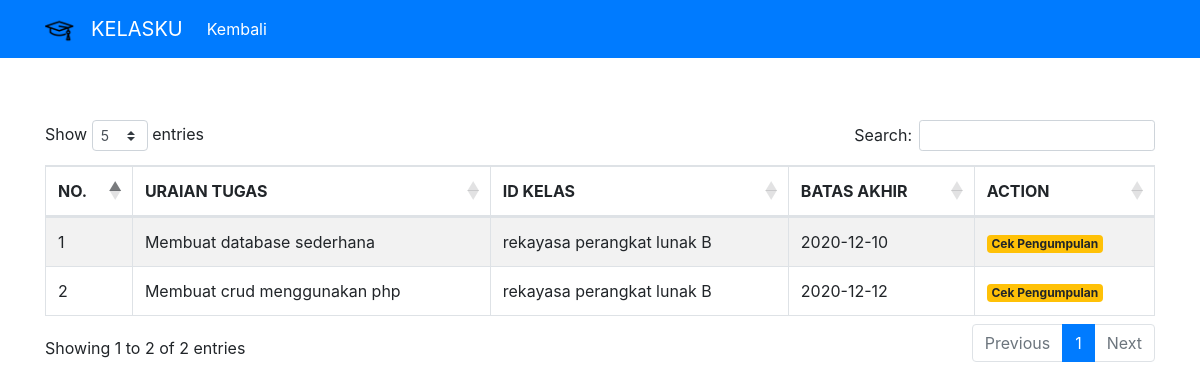
The app's page /kelas/kelas_dosen/penugasan.php?id_kelas=11 (signed in) with its own data.
### tables this page shows
CREATE TABLE `tugas` (
  `idtugas` bigint(30) NOT NULL AUTO_INCREMENT,
  `id_kelas` bigint(20) NOT NULL,
  `uraian_tugas` varchar(30) DEFAULT NULL,
  `file_tugas` tinytext DEFAULT NULL,
  `waktu_upload` date DEFAULT NULL,
  `batas_akhir` date DEFAULT NULL,
  PRIMARY KEY (`idtugas`),
  KEY `id_kelas` (`id_kelas`),
  CONSTRAINT `tugas_ibfk_1` FOREIGN KEY (`id_kelas`) REFERENCES `kelas` (`id_kelas`)
);

CREATE TABLE `kelas` (
  `id_kelas` bigint(20) NOT NULL AUTO_INCREMENT,
  `nama_kelas` varchar(100) NOT NULL,
  `id_dosen` varchar(20) NOT NULL,
  `tahun_ajaran` year(4) DEFAULT NULL,
  `semester` enum('genap','ganjil') DEFAULT NULL,
  PRIMARY KEY (`id_kelas`),
  KEY `id_dosen` (`id_dosen`),
  CONSTRAINT `kelas_ibfk_1` FOREIGN KEY (`id_dosen`) REFERENCES `dosen` (`id_dosen`)
);

### kelas/kelas_dosen/penugasan.php (the view, shortened to what this page needs)
<!DOCTYPE html>
<html lang="en">
<head>
    <?php
    include 't_head.php';
    include 't_nav.php';
    ?>
    <div class="container mt-5 md-5">
        <br><br><br>
        <table id="tabelanu" class="table table-striped table-bordered" style="width:100%">
            <thead>
                <tr>
                    <th>NO.</th>
                    <th>URAIAN TUGAS</th>
                    <th>ID KELAS</th>
                    <th>BATAS AKHIR</th>
                    <th>ACTION</th>
                </tr>
            </thead>
            <tbody>
                <?php include 'konek.php';
                $no = 1;
                $id = $_SESSION['id_dosen'];
                $idkelas = $_GET["id_kelas"];
                $sql = mysqli_query($konek, "SELECT * FROM tugas a JOIN kelas b ON a.id_kelas = b.id_kelas
                                  where id_dosen ='$id'AND a.id_kelas ='$idkelas' ");
                while ($data = mysqli_fetch_assoc($sql)) {
                ?>
                    <tr>
                        <td><?= $no ?></td>
                        <td><?php echo $data['uraian_tugas']; ?></td>
                        <td><?php echo $data['nama_kelas']; ?></td>
                        <td><?php echo $data['batas_akhir']; ?></td>
                        <td><a href="cektugas.php?idtugas=<?= $data['idtugas'] ?>" class="badge badge-warning">Cek Pengumpulan</a></td>
                    </tr>
                    <?php $no++ ?>
                <?php } ?>
            </tbody>
        </table>
    </div>
    </body>
</html>

### records on screen
tugas: uraian_tugas "Membuat database sederhana", id_kelas.nama_kelas "rekayasa perangkat lunak B", batas_akhir "2020-12-10"
tugas: uraian_tugas "Membuat crud menggunakan php", id_kelas.nama_kelas "rekayasa perangkat lunak B", batas_akhir "2020-12-12"
